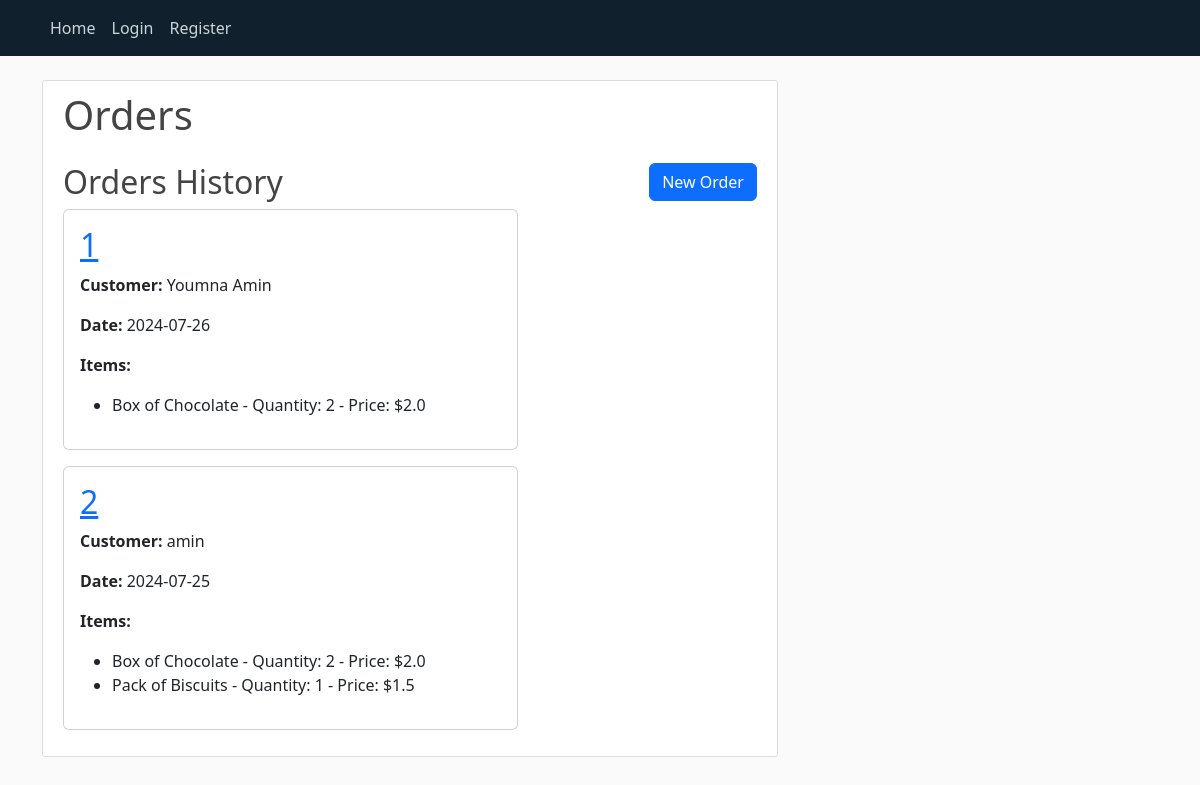
The app's page /orders/home/orders, older data.
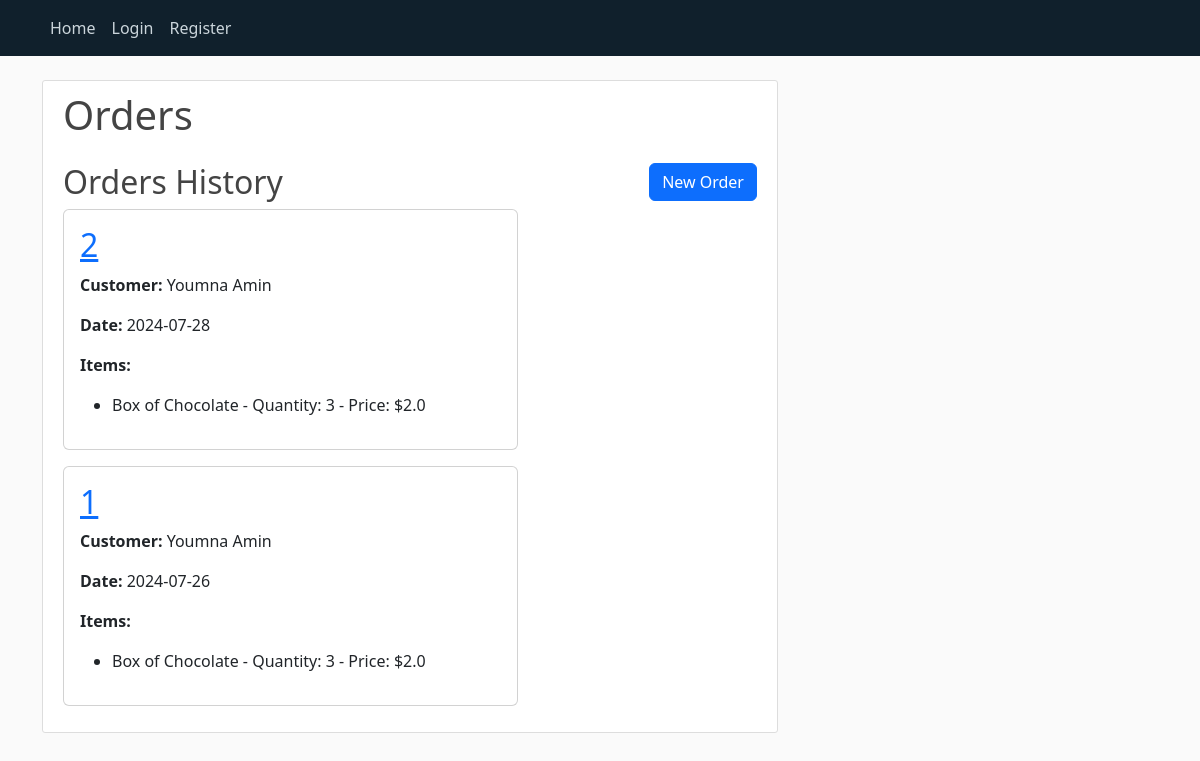
The same page, newer data.
### app/models.py (models this page shows, shortened)
class Order(db.Model):
    id = db.Column(db.Integer, primary_key=True)
    date = db.Column(db.Date, nullable=False, default=datetime.utcnow)
    client_id = db.Column(db.Integer, db.ForeignKey('client.id'), nullable=False)
    items = db.relationship('OrderItem', backref='order', lazy=True)

class Client(db.Model):
    id = db.Column(db.Integer, primary_key=True)
    name = db.Column(db.String(20), nullable=False)
    address = db.Column(db.String(120), nullable=False)
    phone = db.Column(db.String(15), unique=True, nullable=False)
    date_created = db.Column(db.DateTime, default=datetime.utcnow)
    orders = db.relationship('Order', backref='client', lazy=True)

class OrderItem(db.Model):
    id = db.Column(db.Integer, primary_key=True)
    order_id = db.Column(db.Integer, db.ForeignKey('order.id'), nullable=False)
    item = db.Column(db.String(120), nullable=False)
    quantity = db.Column(db.Integer, nullable=False)
    price = db.Column(db.Float, nullable=False)

### app/orders_routes.py (the view, shortened to what this page needs)
@orders_bp.route("/home/orders", methods=['GET', 'POST'])
def orders_page():
    form = OrderForm()
    menu_items = Menu.query.all()
    item_choices = [(item.name, f"{item.name} - ${item.price}") for item in menu_items]
    for item_form in form.items:
        item_form.item.choices = item_choices
    orders = Order.query.order_by(Order.date.desc()).all()
    return render_template('orders.html', title="Orders", form=form, orders=orders, menu_items=menu_items)

### app/templates/orders.html
{% extends "layout.html" %}
{% block content %}
<div class="content-section">
    <h1 class="mb-4">Orders</h1>
    <div class="row">
        <div class="col-md-8">
            <h2>Orders History</h2>
            {% if orders %}
                {% for order in orders %}
                <div class="card mb-3">
                    <div class="card-body">
                        <h2 class="card-title">
                            <a href="{{ url_for('orders_bp.order_details', order_id=order.id) }}">{{ order.id }}</a>
                        </h2>
                        <p class="card-text"><strong>Customer:</strong> {{ order.client.name }}</p>
                        <p class="card-text"><strong>Date:</strong> {{ order.date }}</p>
                        <p class="card-text"><strong>Items:</strong></p>
                        <ul>
                            {% for item in order.items %}
                            <li>{{ item.item }} - Quantity: {{ item.quantity }} - Price: ${{ item.price }}</li>
                            {% endfor %}
                        </ul>
                    </div>
                </div>
                {% endfor %}
            {% else %}
                <p>No orders found.</p>
            {% endif %}
        </div>
        <div class="col-md-4">
            <a href="{{ url_for('orders_bp.new_order_page') }}" class="btn btn-primary float-end">New Order</a>
        </div>
    </div>
</div>
{% endblock %}

### app/templates/layout.html (shortened to what this page needs)
<!DOCTYPE html>
<html lang="en">
    <head>
        <link href="https://cdn.jsdelivr.net/npm/bootstrap@5.3.3/dist/css/bootstrap.min.css" rel="stylesheet">
        <link rel="stylesheet" type="text/css" href="{{ url_for('static', filename='main.css') }}">
    </head>
    <body>
        <header class="site-header">
            <nav class="navbar navbar-expand-md navbar-dark bg-steel fixed-top">
              <div class="container">
                <div class="collapse navbar-collapse" id="navbarToggle">
                  <div class="navbar-nav mr-auto">
                    <a class="nav-item nav-link" href="{{url_for('home_page')}}">Home</a>
                  </div>
                  <div class="navbar-nav">
                    {% if current_user.is_authenticated %}
                      <a class="nav-item nav-link" href="{{ url_for('logout') }}">Logout</a>
                    {% else %}
                      <a class="nav-item nav-link" href="{{ url_for('login_page') }}">Login</a>
                      <a class="nav-item nav-link" href="{{ url_for('register_page') }}">Register</a>
                    {% endif %}
                  </div>
                </div>
              </div>
            </nav>
        </header>
        <main role="main" class="container">
            <div class="row">
              <div class="col-md-8">
                {% block content %}{% endblock %}
              </div>
            </div>
        </main>
    </body>
</html>

### app/static/main.css (style rules this page uses)
body { background: #fafafa; color: #333333; margin-top: 5rem; }
h1, h2, h3, h4, h5, h6 { color: #444444; }
.bg-steel { background-color: #10202c; }
.site-header .navbar-nav .nav-link { color: #cbd5db; }
.content-section { background: #ffffff; padding: 10px 20px; border: 1px solid #dddddd; border-radius: 3px; margin-bottom: 20px; }

Row changes from the older to the newer data that the page shows:
removed OrderItem: item "Box of Chocolate", quantity "2", price "2.0", shown under Order id 1
removed OrderItem: item "Box of Chocolate", quantity "2", price "2.0", shown under Order id 2
removed OrderItem: item "Pack of Biscuits", quantity "1", price "1.5", shown under Order id 2
changed Order id 2: client.name "amin" → "Youmna Amin"; date "2024-07-25" → "2024-07-28"; moves up the list
added OrderItem: item "Box of Chocolate", quantity "3", price "2.0", shown under Order id 2
added OrderItem: item "Box of Chocolate", quantity "3", price "2.0", shown under Order id 1
